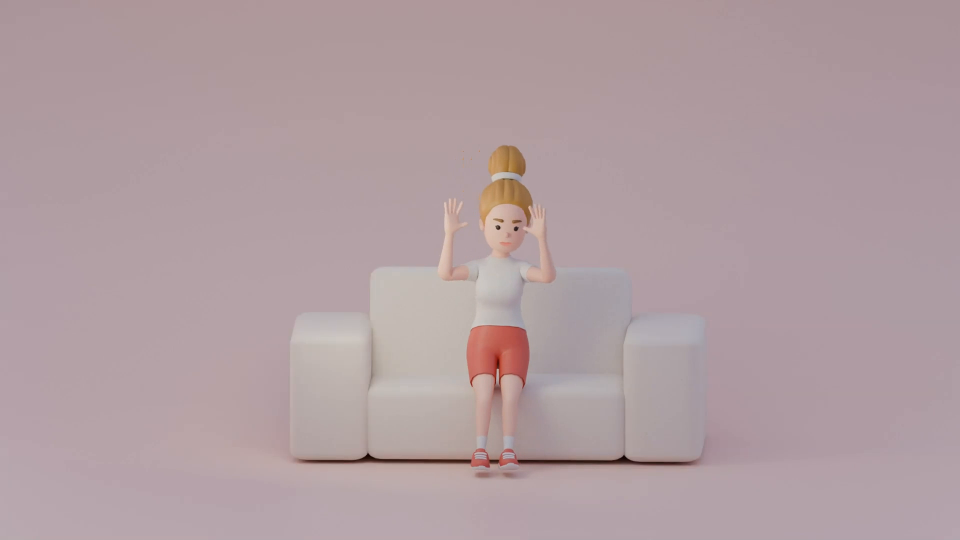
#> input picture frame 28 of frontend/public/P1.mp4, 1920 x 1080 px, given in place of the camera (shown at 1/2 size)
$ python realtime_webcam_api_test.py
#> lines starting #> are read from the running program, lines starting #| are printed output that depends on the picture; after the words box and inside, x2 and y2 are one past the last pixel; in counts of white or black regions, pixels touching at a corner belong together
"""
실시간 웹캠 동작 인식 테스트 (API 버전)

motion-server API를 호출하여 동작 인식 테스트
Python 3.13에서도 작동! (opencv-python만 필요)

사용법:
    pip install opencv-python requests pillow
    python realtime_webcam_api_test.py

옵션:
    --url: Motion 서버 URL (기본값: http://localhost:8000)
    --camera: 카메라 인덱스 (기본값: 0)
    --action-code: 테스트할 동작 코드 (기본값: 1)
    --fps: 캡처 FPS (기본값: 10)

키보드 단축키:
    SPACE: 프레임 수집 시작/중지
    Q: 종료
    1-7: 동작 변경
"""

import argparse
import base64
import io
import sys
import time
from collections import deque
from typing import Deque, Optional, Dict, Any

import cv2
import requests
from PIL import Image


class RealtimeMotionAPITester:
    """실시간 웹캠 동작 인식 테스터 (API 버전)"""

    # 동작 코드 → 이름 매핑
    ACTION_NAMES = {
        1: "손 박수",
        2: "팔 치기",
        4: "팔 뻗기",
        5: "기우뚱",
        6: "비상구",
        7: "겨드랑이박수",
        9: "가만히 있음",
    }

    def __init__(
        self,
        api_url: str,
        camera_index: int = 0,
        target_action_code: int = 1,
        capture_fps: int = 10,
        frames_per_sample: int = 8,
    ):
        """
        Args:
            api_url: Motion 서버 API URL
            camera_index: 웹캠 인덱스
            target_action_code: 테스트할 동작 코드
            capture_fps: 프레임 캡처 FPS
            frames_per_sample: AI 분석에 사용할 프레임 수
        """
        self.api_url = api_url.rstrip("/") + "/api/ai/analyze"
        self.camera_index = camera_index
        self.target_action_code = target_action_code
        self.target_action_name = self.ACTION_NAMES.get(target_action_code, "알 수 없음")
        self.capture_fps = capture_fps
        self.frames_per_sample = frames_per_sample

        # 웹캠 초기화
        self.cap = cv2.VideoCapture(camera_index)
        if not self.cap.isOpened():
            raise RuntimeError(f"카메라 {camera_index}를 열 수 없습니다.")

        # 해상도 설정
        self.cap.set(cv2.CAP_PROP_FRAME_WIDTH, 640)
        self.cap.set(cv2.CAP_PROP_FRAME_HEIGHT, 480)

        # API 연결 테스트
        print(f"🔌 API 연결 테스트 중: {self.api_url}")
        self._test_api_connection()

        # 프레임 버퍼
        self.frame_buffer: Deque[str] = deque(maxlen=frames_per_sample)

        # 상태 변수
        self.is_collecting = False
        self.last_result: Optional[Dict[str, Any]] = None
        self.last_inference_time = 0

    def _test_api_connection(self):
        """API 서버 연결 테스트"""
        try:
            # 간단한 더미 요청으로 연결 확인
            test_frame = self._create_test_frame()
            payload = {
                "actionCode": 1,
                "actionName": "손 박수",
                "frameCount": 1,
                "frames": [test_frame] * 8,
            }
            response = requests.post(
                self.api_url,
                json=payload,
                timeout=5,
            )
            if response.status_code in [200, 400]:  # 400도 OK (프레임이 더미라서)
                print("✅ API 서버 연결 성공!")
            else:
                print(f"⚠️ API 응답 코드: {response.status_code}")
        except requests.exceptions.ConnectionError:
            print(f"❌ API 서버에 연결할 수 없습니다: {self.api_url}")
            print("motion-server가 실행 중인지 확인하세요.")
            sys.exit(1)
        except Exception as e:
            print(f"⚠️ API 연결 테스트 중 에러: {e}")

    def _create_test_frame(self) -> str:
        """테스트용 더미 프레임 생성"""
        img = Image.new("RGB", (100, 100), color=(0, 0, 0))
#> img: PIL image 100x100 RGB; every value is 0
#> (the call stopped at in _test_api_connection, `response = requests.post( self.api_url, json=payload, timeout=5, )`: requests is not available in this run)
        buffer = io.BytesIO()
        img.save(buffer, format="JPEG")
        buffer.seek(0)
        return base64.b64encode(buffer.read()).decode("utf-8")

    def run(self):
        """메인 루프"""
        print("\n" + "=" * 80)
        print("🎥 실시간 웹캠 동작 인식 시작! (API 버전)")
        print("=" * 80)
        print(f"🔌 API URL: {self.api_url}")
        print(f"📹 카메라: {self.camera_index}")
        print(f"🎯 목표 동작: {self.target_action_name} (코드: {self.target_action_code})")
        print(f"⏱️ 캡처 FPS: {self.capture_fps}")
        print(f"📦 샘플 프레임 수: {self.frames_per_sample}")
        print("\n키보드 단축키:")
        print("  - SPACE: 프레임 수집 시작/중지")
        print("  - Q: 종료")
        print("  - 1-9: 동작 변경")
        print("=" * 80 + "\n")

        frame_interval = 1.0 / self.capture_fps
        last_frame_time = 0

        try:
            while True:
                ret, frame = self.cap.read()
#> frame is the input picture: shape (1080, 1920, 3); mean B, G, R 161.8, 157.8, 177.1
                if not ret:
                    print("❌ 프레임 읽기 실패")
                    break

                # 좌우 반전 (셀카 모드)
                frame = cv2.flip(frame, 1)
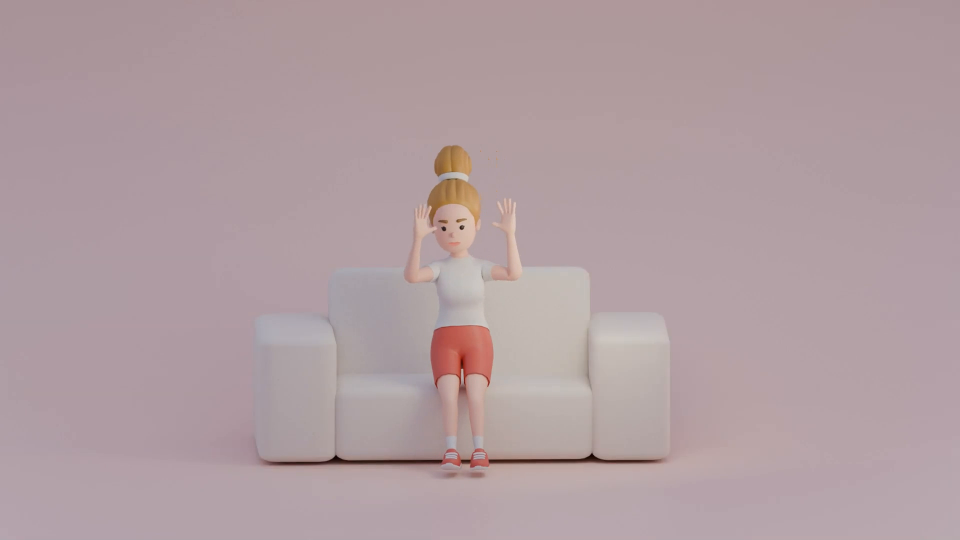
#> frame: shape (1080, 1920, 3) (shown at 1/2 size); mean B, G, R 161.8, 157.8, 177.1

                current_time = time.time()

                # FPS 제어
                if self.is_collecting and (current_time - last_frame_time) >= frame_interval:
                    self._collect_frame(frame)
                    last_frame_time = current_time

                    # 버퍼가 다 찼으면 API 호출
                    if len(self.frame_buffer) == self.frames_per_sample:
                        self._run_inference_api()
                        self.frame_buffer.clear()

                # UI 그리기
                self._draw_ui(frame)

                # 화면 표시
                cv2.imshow("실시간 동작 인식 (API)", frame)

                # 키보드 입력
                key = cv2.waitKey(1) & 0xFF
                if key == ord("q"):
                    print("\n👋 종료합니다...")
                    break
                elif key == ord(" "):
                    self.is_collecting = not self.is_collecting
                    if self.is_collecting:
                        print(f"\n▶️ 프레임 수집 시작! ({self.frames_per_sample}개)")
                        self.frame_buffer.clear()
                        self.last_result = None
                    else:
                        print("\n⏸️ 프레임 수집 중지")
                elif key in [ord("1"), ord("2"), ord("4"), ord("5"), ord("6"), ord("7"), ord("9")]:
                    code = int(chr(key))
                    if code in self.ACTION_NAMES:
                        self._change_target_action(code)

        finally:
            self.cap.release()
            cv2.destroyAllWindows()

    # [90 lines left out: functions _collect_frame, _run_inference_api, _print_result, not called in this run]

    def _draw_ui(self, frame):
        """화면에 UI 그리기"""
        height, width = frame.shape[:2]
#> height = 1080; width = 1920

        # 반투명 배경
        overlay = frame.copy()
        cv2.rectangle(overlay, (10, 10), (width - 10, 220), (0, 0, 0), -1)
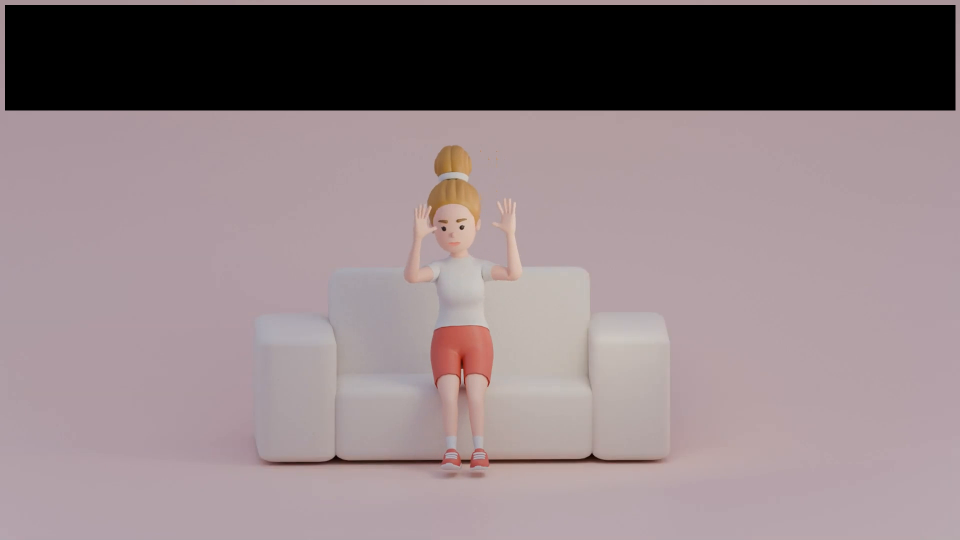
#> overlay: shape (1080, 1920, 3) (shown at 1/2 size); 19.34% of pixels changed, all inside (x1, y1, x2, y2) = (10, 10, 1911, 221)
        cv2.addWeighted(overlay, 0.6, frame, 0.4, 0, frame)

        y_offset = 40
        font = cv2.FONT_HERSHEY_SIMPLEX
        font_scale = 0.7
        thickness = 2

        # 수집 상태
        status_text = "수집 중..." if self.is_collecting else "대기 중 (SPACE로 시작)"
        status_color = (0, 255, 0) if self.is_collecting else (100, 100, 100)
        cv2.putText(frame, status_text, (20, y_offset), font, font_scale, status_color, thickness)
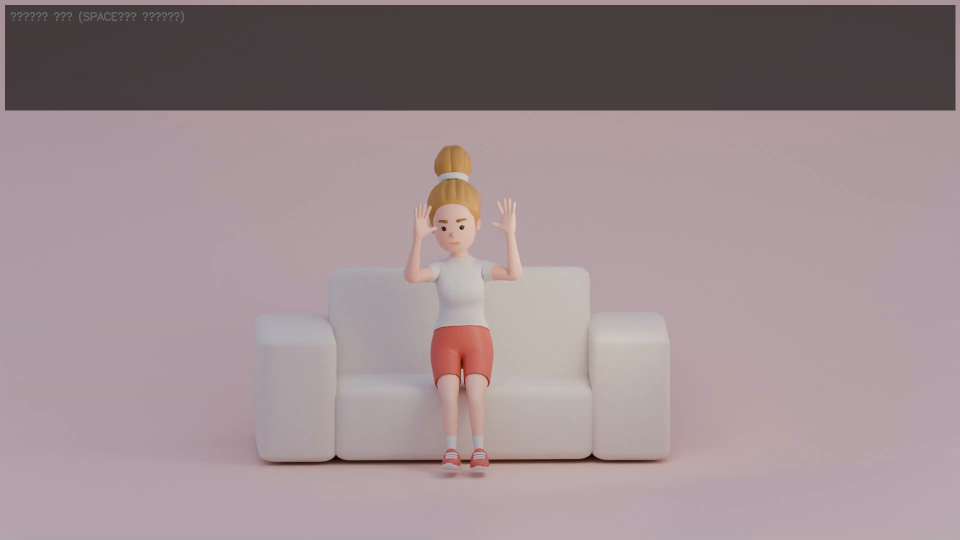
#> frame: shape (1080, 1920, 3) (shown at 1/2 size); mean B, G, R 143.7, 140.2, 157
        y_offset += 35

        # 목표 동작
        cv2.putText(
            frame,
            f"목표: {self.target_action_name} (코드: {self.target_action_code})",
            (20, y_offset),
            font,
            0.6,
            (255, 255, 255),
            1,
        )
#> frame: shape (1080, 1920, 3); 0.02% of pixels changed, all inside (x1, y1, x2, y2) = (22, 60, 325, 80)
        y_offset += 30

        # 버퍼 상태
        buffer_text = f"버퍼: {len(self.frame_buffer)}/{self.frames_per_sample}"
        cv2.putText(frame, buffer_text, (20, y_offset), font, 0.6, (255, 255, 255), 1)
#> frame: shape (1080, 1920, 3); mean B, G, R 143.8, 140.2, 157.1
        y_offset += 35

        # 마지막 결과
        if self.last_result:
            judgment = self.last_result.get("judgment", 0)
            predicted_label = self.last_result.get("predictedLabel", "N/A")
            confidence = self.last_result.get("confidence", 0) * 100
            target_prob = self.last_result.get("targetProbability")

            # 판정
            judgment_color = self._get_judgment_color(judgment)
            judgment_text = f"판정: {judgment}점"
            cv2.putText(frame, judgment_text, (20, y_offset), font, font_scale, judgment_color, thickness)
            y_offset += 30

            # 예측 동작
            predicted_text = f"예측: {predicted_label}"
            cv2.putText(frame, predicted_text, (20, y_offset), font, 0.6, (255, 255, 255), 1)
            y_offset += 25

            # 신뢰도
            confidence_text = f"신뢰도: {confidence:.1f}%"
            cv2.putText(frame, confidence_text, (20, y_offset), font, 0.6, (255, 255, 255), 1)
            y_offset += 25

            # 목표 확률
            if target_prob is not None:
                target_prob_text = f"목표확률: {target_prob * 100:.1f}%"
                cv2.putText(frame, target_prob_text, (20, y_offset), font, 0.6, (255, 255, 255), 1)

        # 하단 도움말
        help_text = "Q: 종료 | SPACE: 시작/중지 | 1-9: 동작변경"
        cv2.putText(
            frame,
            help_text,
            (20, height - 20),
            cv2.FONT_HERSHEY_SIMPLEX,
            0.5,
            (200, 200, 200),
            1,
        )
#> frame: shape (1080, 1920, 3); mean B, G, R 143.8, 140.2, 157.1

    # [16 lines left out: functions _get_judgment_color, _change_target_action, not called in this run]


def main():
    parser = argparse.ArgumentParser(description="실시간 웹캠 동작 인식 (API 버전)")
    parser.add_argument(
        "--url",
        type=str,
        default="http://localhost:8000",
        help="Motion 서버 URL (기본값: http://localhost:8000)",
    )
    parser.add_argument(
        "--camera",
        type=int,
        default=0,
        help="카메라 인덱스 (기본값: 0)",
    )
    parser.add_argument(
        "--action-code",
        type=int,
        default=1,
        help="테스트할 동작 코드 (기본값: 1)",
    )
    parser.add_argument(
        "--fps",
        type=int,
        default=10,
        help="캡처 FPS (기본값: 10)",
    )

    args = parser.parse_args()

    try:
        tester = RealtimeMotionAPITester(
            api_url=args.url,
            camera_index=args.camera,
            target_action_code=args.action_code,
            capture_fps=args.fps,
        )
        tester.run()
#> (key q is pressed here)
    except KeyboardInterrupt:
        print("\n\n⚠️ 사용자에 의해 중단되었습니다.")
    except Exception as e:
        print(f"\n❌ 오류 발생: {e}")
        import traceback
        traceback.print_exc()


if __name__ == "__main__":
    main()

$ run again, starting later in the video
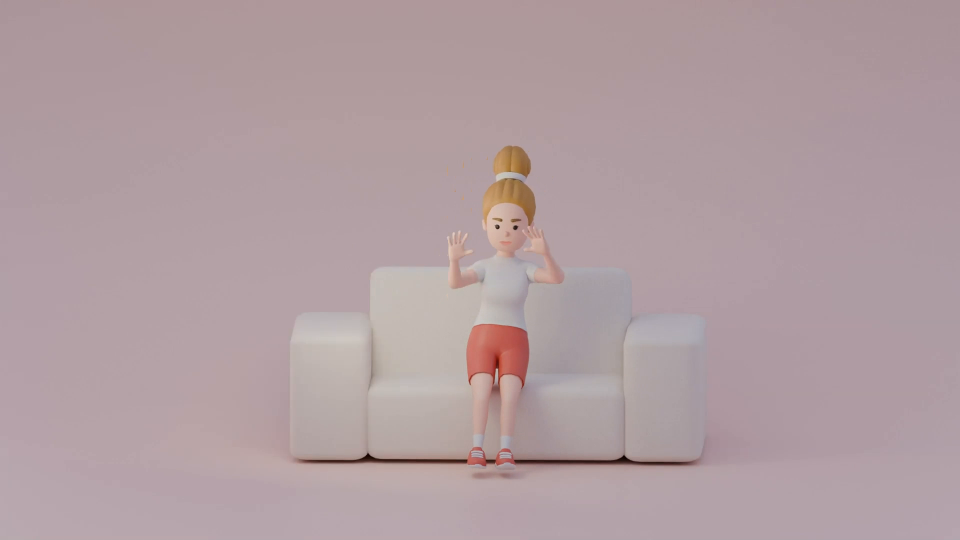
#> input picture frame 129 of frontend/public/P1.mp4, 1920 x 1080 px, given in place of the camera (shown at 1/2 size)
#> img: PIL image 100x100 RGB; every value is 0
#> in run, frame is the input picture: shape (1080, 1920, 3); mean B, G, R 161.7, 157.8, 177.1
#> in _draw_ui, `cv2.rectangle(overlay, (10, 10), (width - 10, 220), (0, 0, 0), -1)`:
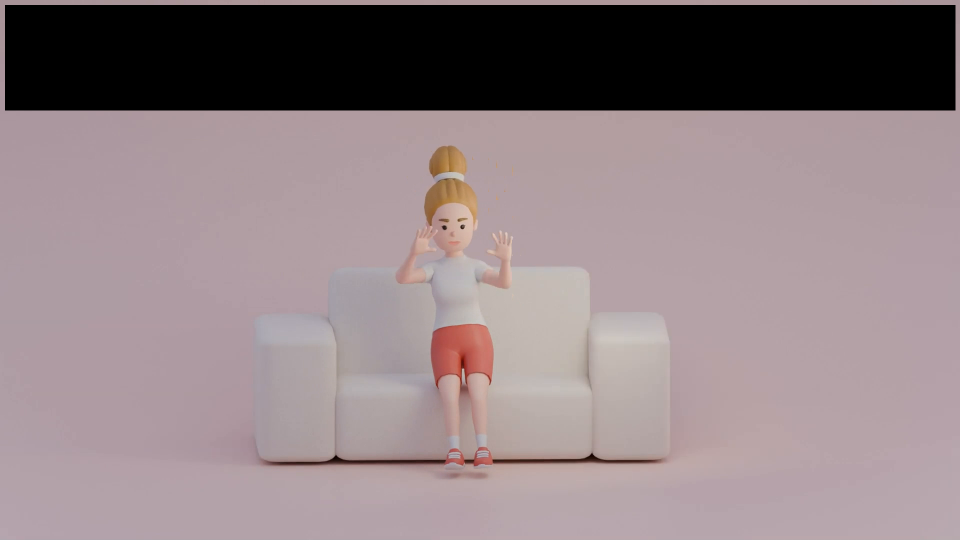
#> overlay: shape (1080, 1920, 3) (shown at 1/2 size); mean B, G, R 131.5, 128.3, 143.5
#> in _draw_ui, `cv2.putText(frame, status_text, (20, y_offset), font, font_scale, stat..`:
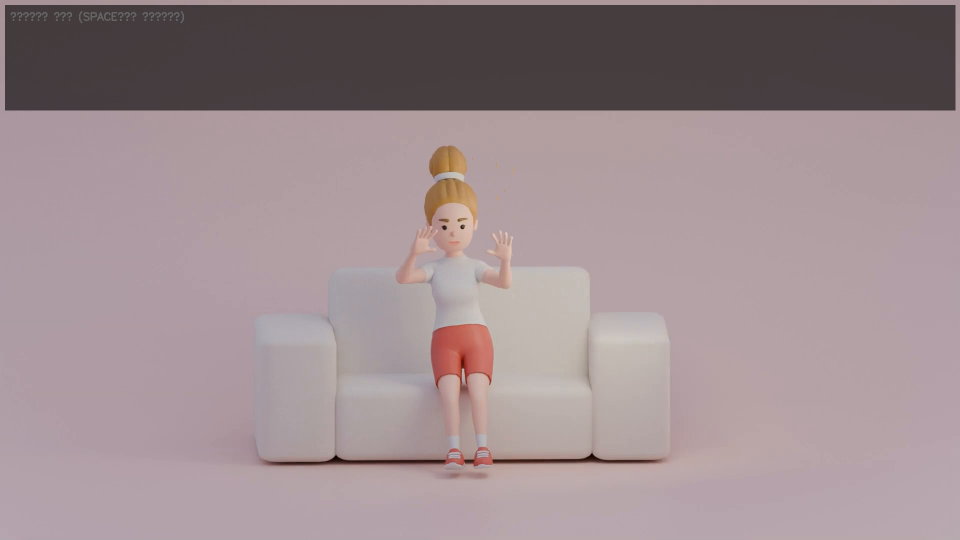
#> frame: shape (1080, 1920, 3) (shown at 1/2 size); mean B, G, R 143.7, 140.1, 157

$ run again, starting later in the video
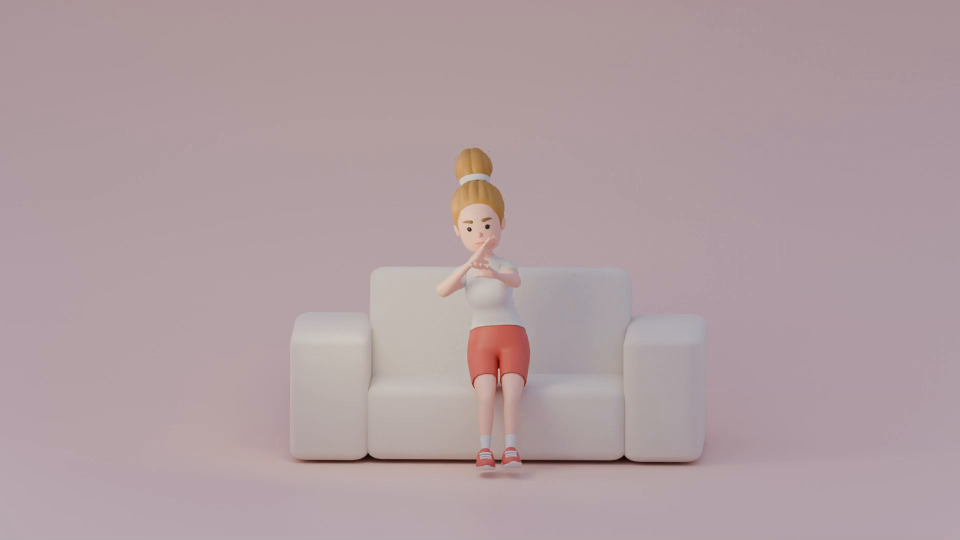
#> input picture frame 230 of frontend/public/P1.mp4, 1920 x 1080 px, given in place of the camera (shown at 1/2 size)
#> img: PIL image 100x100 RGB; every value is 0
#> in run, frame is the input picture: shape (1080, 1920, 3); mean B, G, R 161.8, 157.7, 176.9
#> in _draw_ui, `cv2.rectangle(overlay, (10, 10), (width - 10, 220), (0, 0, 0), -1)`:
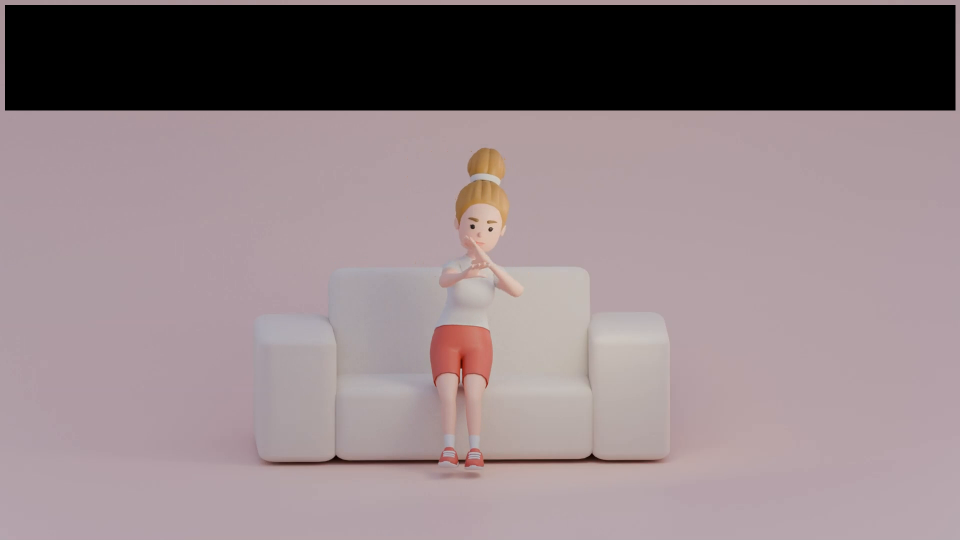
#> overlay: shape (1080, 1920, 3) (shown at 1/2 size); mean B, G, R 131.6, 128.2, 143.4
#> in _draw_ui, `cv2.putText(frame, status_text, (20, y_offset), font, font_scale, stat..`:
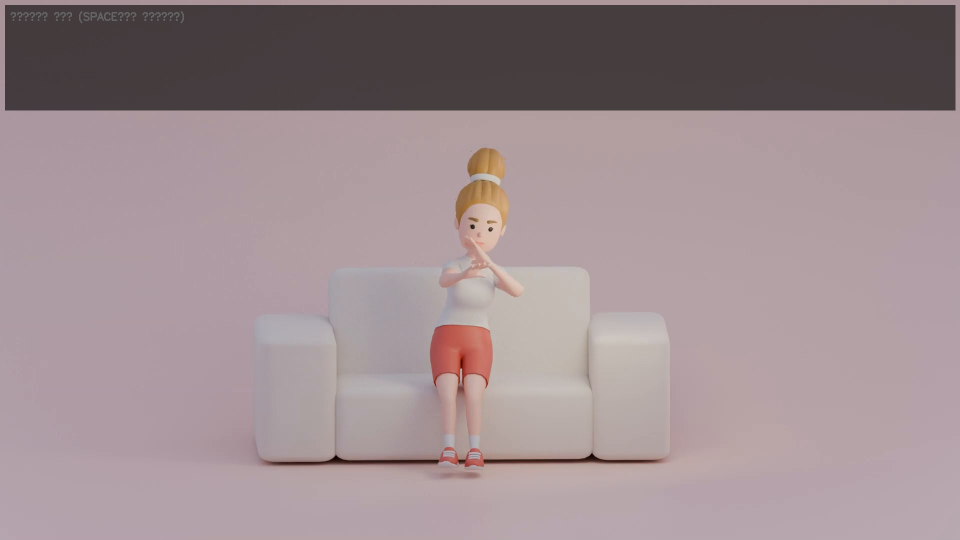
#> frame: shape (1080, 1920, 3) (shown at 1/2 size); mean B, G, R 143.7, 140.1, 156.9
